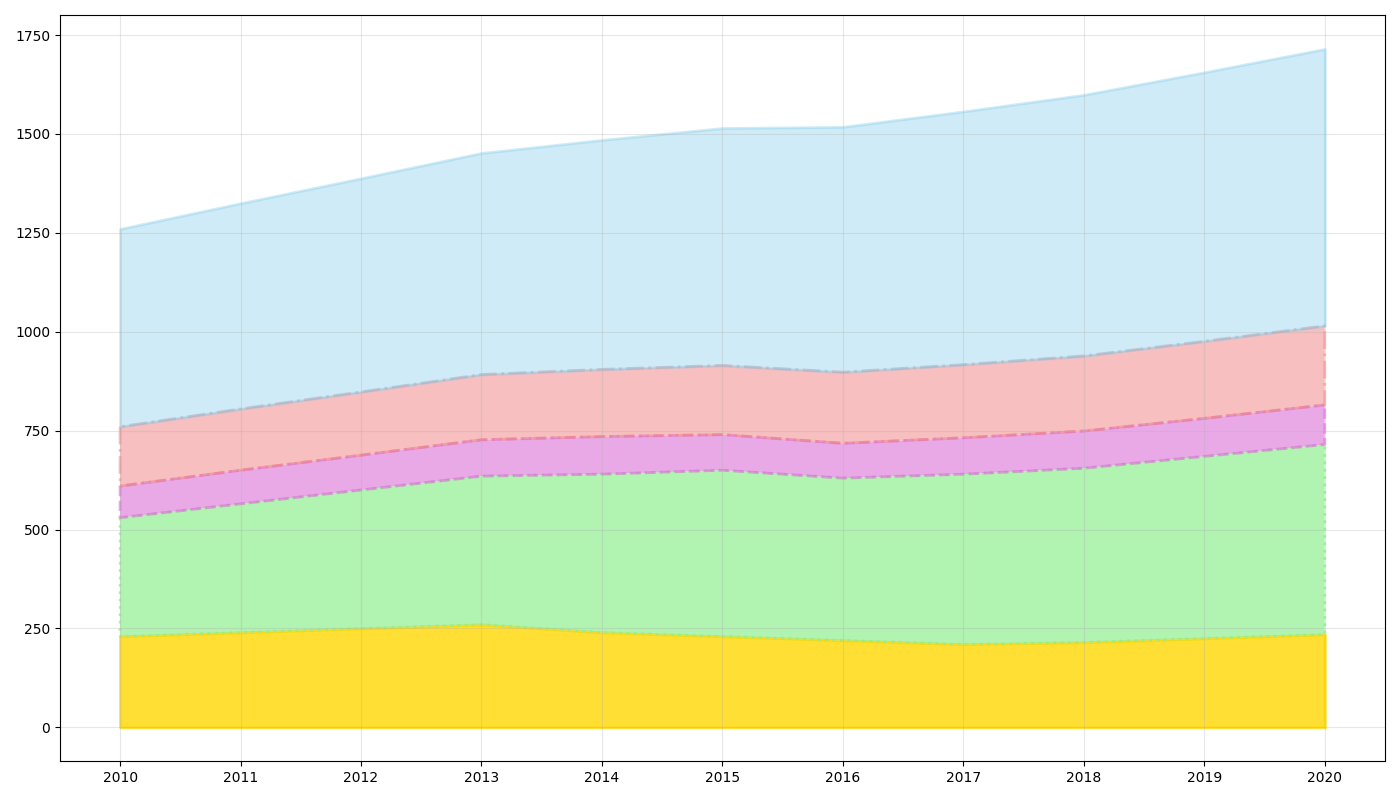

Generate this figure with Python:
import matplotlib.pyplot as plt
import numpy as np

years = np.arange(2010, 2021)

mammals = np.array([230, 240, 250, 260, 240, 230, 220, 210, 215, 225, 235])
birds = np.array([300, 325, 350, 375, 400, 420, 410, 430, 440, 460, 480])
reptiles = np.array([80, 85, 88, 92, 95, 90, 88, 92, 94, 96, 100])
amphibians = np.array([150, 155, 160, 165, 170, 175, 180, 185, 190, 195, 200])
insects = np.array([500, 520, 540, 560, 580, 600, 620, 640, 660, 680, 700])

data = np.array([mammals, birds, reptiles, amphibians, insects])
data_stack = np.cumsum(data, axis=0)

fig, ax = plt.subplots(figsize=(14, 8))

# Swapped color assignments for each data group
ax.fill_between(years, 0, data_stack[0], linewidth=2, linestyle='-', color='gold', alpha=0.8)  # mammals
ax.fill_between(years, data_stack[0], data_stack[1], linewidth=2, linestyle=':', color='lightgreen', alpha=0.7)  # birds
ax.fill_between(years, data_stack[1], data_stack[2], linewidth=2, linestyle='--', color='orchid', alpha=0.6)  # reptiles
ax.fill_between(years, data_stack[2], data_stack[3], linewidth=2, linestyle='-.', color='lightcoral', alpha=0.5)  # amphibians
ax.fill_between(years, data_stack[3], data_stack[4], linewidth=2, linestyle='-', color='skyblue', alpha=0.4)  # insects

ax.set_xticks(years)

ax.grid(True, linestyle='-', linewidth=0.8, alpha=0.3)

plt.tight_layout()
plt.show()
